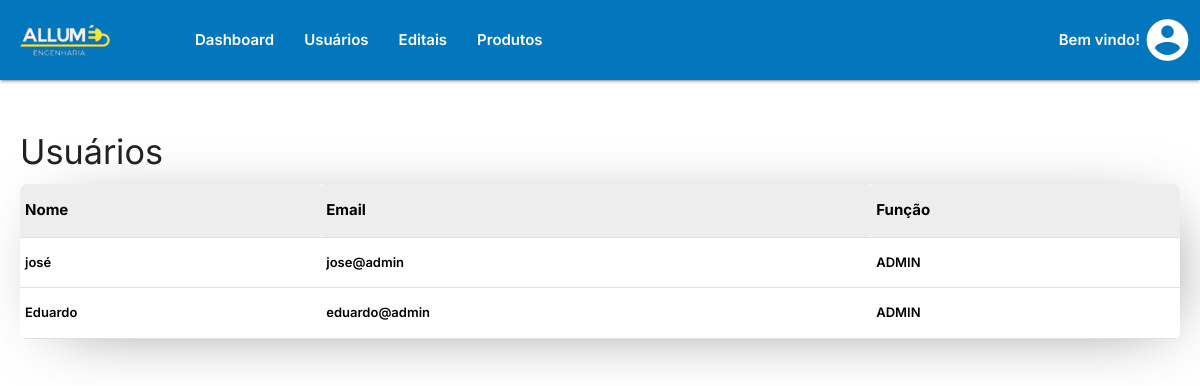
The app's page /teste/usuarios.php with its own data.
### tables this page shows
CREATE TABLE `usuarios` (
  `id_usuario` bigint(20) UNSIGNED NOT NULL,
  `nome_usuario` varchar(255) DEFAULT NULL,
  `password_usuario` varchar(255) DEFAULT NULL,
  `email_usuario` varchar(255) DEFAULT NULL,
  `funcao_usuario` varchar(255) DEFAULT NULL
);

### teste/usuarios.php (the view, shortened to what this page needs)
<!DOCTYPE html>
<html lang="en">
<head>
    <link rel="stylesheet" href="css/styles.css" />
  <link rel="stylesheet" href="https://cdnjs.cloudflare.com/ajax/libs/materialize/1.0.0/css/materialize.min.css">
</head>
<body>
<nav>
    <div class="nav-wrapper light-blue darken-3" id="nav" style="display: flex; align-items: center;">
    <img src="./img/logo3.png" id="brand-logo" style="margin: 0;">
        <ul class="right" style="margin-left: 50px;">
            <li><a href="paginainicialadmin.php">Dashboard</a></li>
            <li><a href="usuarios.php">Usuários</a></li>
            <li><a href="tabelaeditais.php">Editais</a></li>
            <li><a href="tabelaprodutos.php">Produtos</a></li>
        </ul>
        <a href="paginaInicialAdmin.php" style="margin-left: auto;"><p class="white-text" style="margin-right: 60px;">Bem vindo! <?php echo $_SESSION['nome'] ?> </p></a>
        <i class="dropdown-trigger large material-icons brand-logo right "data-target="dropdown-account" style="font-size: 50px;color: white;">account_circle</i>
    </div>
</nav>
<div class="main-content">
<h4>Usuários</h4>
<section class="usuarios">
    <?php
    $host = "localhost";
    $dbname = "allume";
    $username = "root";
    $password = "";
    $dbcon = mysqli_connect($host, $username, $password, $dbname);
    $query_usuarios = "SELECT * FROM usuarios";
    $result_usuarios = mysqli_query($dbcon, $query_usuarios);
    if ($result_usuarios) {
        $num_rows = mysqli_num_rows($result_usuarios);
        if ($num_rows > 0) {
            echo "<table class='funcionarios' id='tabela_usuarios'>";
            echo "<thead>";
            echo "<tr>";
            echo "<th>Nome</th>";
            echo "<th>Email</th>";
            echo "<th>Função</th>";
            echo "</tr>";
            echo "</thead>";
            echo "<tbody>";
            while ($row = mysqli_fetch_assoc($result_usuarios)) {
                echo "<tr>";
                echo "<td>" . $row["nome_usuario"] . "</td>";
                echo "<td>" . $row["email_usuario"] . "</td>";
                echo "<td>" . $row["funcao_usuario"] . "</td>";
                echo "</tr>";
            }
            echo "</tbody>";
            echo "</table>";
        } else {
            echo "<p>Nenhum usuário encontrado.</p>";
        }
    } else {
        echo "Erro na consulta: " . mysqli_error($dbcon);
    }
    ?>
</section>
</div>
</body>
</html>

### teste/css/styles.css (style rules this page uses)
body { font-family: "Inter", sans-serif !important; font-optical-sizing: auto !important; font-weight: 600 !important; font-style: normal !important; background-color: #ffffff !important; margin: 0; padding: 0; }
nav { color: #ffffff; height: 80px !important; }
.brand-logo { color: black; display: flex; }
nav .brand-logo { color:black; }
#brand-logo { margin-left: 50px; margin-bottom: 3vh; }
.main-content { padding: 20px; transition: margin-left 0.3s ease; margin-top: 10px; background-color: #ffffff !important; }
li a { text-decoration: none; color: inherit !important; }
.brand-logo { display: flex; justify-content: flex-star; }
table { background-color: #fff; width: 100%; }
.funcionarios { width: 100%; border-collapse: collapse; border-spacing: 0; overflow: hidden; border-radius: 7px; -webkit-box-shadow: 11px 8px 69px -29px rgba(0,0,0,0.61); -moz-box-shadow: 11px 8px 69px -29px rgba(0,0,0,0.61); box-shadow: 11px 8px 69px -29px rgba(0,0,0,0.61); }
.funcionarios th { background-color: rgb(237, 237, 237); color: rgb(0, 0, 0); font-weight: bold; text-align: left; font-size: 15px; }
.funcionarios tr { background-color: rgb(255, 255, 255); color: rgb(0, 0, 0); font-size: 13px; }

### teste/usuarios.php (style rules this page uses)
table { width: 100%; }
.brand-logo { color: black; display: flex; }
nav .brand-logo { color:black; }

### records on screen
usuarios: nome_usuario "josé", email_usuario "jose@admin", funcao_usuario "ADMIN"
usuarios: nome_usuario "Eduardo", email_usuario "eduardo@admin", funcao_usuario "ADMIN"
